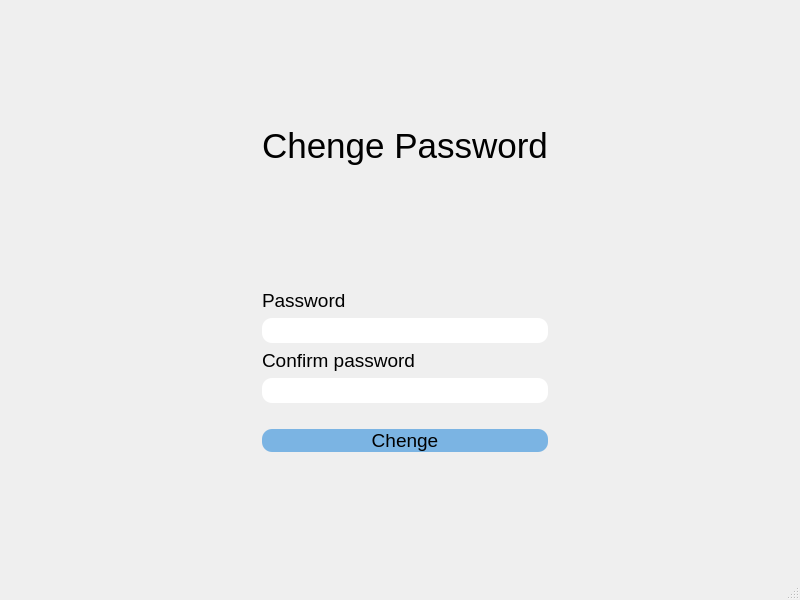
<?xml version="1.0" encoding="UTF-8"?>
<ui version="4.0">
 <class>chengPassword</class>
 <widget class="QMainWindow" name="chengPassword">
  <property name="geometry">
   <rect>
    <x>0</x>
    <y>0</y>
    <width>800</width>
    <height>600</height>
   </rect>
  </property>
  <property name="windowTitle">
   <string>MainWindow</string>
  </property>
  <widget class="QWidget" name="centralwidget">
   <layout class="QHBoxLayout" name="horizontalLayout_2">
    <item>
     <spacer name="horizontalSpacer_2">
      <property name="orientation">
       <enum>Qt::Horizontal</enum>
      </property>
      <property name="sizeHint" stdset="0">
       <size>
        <width>253</width>
        <height>20</height>
       </size>
      </property>
     </spacer>
    </item>
    <item>
     <layout class="QVBoxLayout" name="verticalLayout_3">
      <item>
       <spacer name="verticalSpacer_2">
        <property name="orientation">
         <enum>Qt::Vertical</enum>
        </property>
        <property name="sizeHint" stdset="0">
         <size>
          <width>20</width>
          <height>40</height>
         </size>
        </property>
       </spacer>
      </item>
      <item>
       <widget class="QLabel" name="label_Title">
        <property name="font">
         <font>
          <pointsize>26</pointsize>
         </font>
        </property>
        <property name="text">
         <string>Chenge Password</string>
        </property>
        <property name="alignment">
         <set>Qt::AlignCenter</set>
        </property>
       </widget>
      </item>
      <item>
       <spacer name="verticalSpacer_3">
        <property name="orientation">
         <enum>Qt::Vertical</enum>
        </property>
        <property name="sizeHint" stdset="0">
         <size>
          <width>20</width>
          <height>40</height>
         </size>
        </property>
       </spacer>
      </item>
      <item>
       <layout class="QVBoxLayout" name="verticalLayout"/>
      </item>
      <item>
       <layout class="QVBoxLayout" name="verticalLayout_2">
        <item>
         <widget class="QLabel" name="label_password">
          <property name="font">
           <font>
            <pointsize>14</pointsize>
           </font>
          </property>
          <property name="text">
           <string>Password</string>
          </property>
         </widget>
        </item>
        <item>
         <widget class="QLineEdit" name="lineEdit_password">
          <property name="font">
           <font>
            <pointsize>14</pointsize>
           </font>
          </property>
          <property name="styleSheet">
           <string notr="true">border-radius:10px;
padding:20px 5px  20px 5pxl;
</string>
          </property>
          <property name="echoMode">
           <enum>QLineEdit::Password</enum>
          </property>
         </widget>
        </item>
       </layout>
      </item>
      <item>
       <layout class="QVBoxLayout" name="verticalLayout_4">
        <item>
         <widget class="QLabel" name="label_confirm_password">
          <property name="font">
           <font>
            <pointsize>14</pointsize>
           </font>
          </property>
          <property name="text">
           <string>Confirm password</string>
          </property>
         </widget>
        </item>
        <item>
         <widget class="QLineEdit" name="lineEdit_confirm_password">
          <property name="font">
           <font>
            <pointsize>14</pointsize>
           </font>
          </property>
          <property name="styleSheet">
           <string notr="true">border-radius:10px;
padding:20px 5px  20px 5pxl;
</string>
          </property>
          <property name="echoMode">
           <enum>QLineEdit::Password</enum>
          </property>
         </widget>
        </item>
       </layout>
      </item>
      <item>
       <widget class="QPushButton" name="pushButton">
        <property name="font">
         <font>
          <pointsize>14</pointsize>
         </font>
        </property>
        <property name="styleSheet">
         <string notr="true">background-color:#7BB4E3;
border-radius:10px;
padding:20px 0 20px 0l;
margin:20px 0 0 0;</string>
        </property>
        <property name="text">
         <string>Chenge</string>
        </property>
       </widget>
      </item>
      <item>
       <spacer name="verticalSpacer">
        <property name="orientation">
         <enum>Qt::Vertical</enum>
        </property>
        <property name="sizeHint" stdset="0">
         <size>
          <width>20</width>
          <height>40</height>
         </size>
        </property>
       </spacer>
      </item>
     </layout>
    </item>
    <item>
     <spacer name="horizontalSpacer">
      <property name="orientation">
       <enum>Qt::Horizontal</enum>
      </property>
      <property name="sizeHint" stdset="0">
       <size>
        <width>237</width>
        <height>20</height>
       </size>
      </property>
     </spacer>
    </item>
   </layout>
  </widget>
  <widget class="QMenuBar" name="menubar">
   <property name="geometry">
    <rect>
     <x>0</x>
     <y>0</y>
     <width>800</width>
     <height>21</height>
    </rect>
   </property>
  </widget>
  <widget class="QStatusBar" name="statusbar"/>
 </widget>
 <resources/>
 <connections/>
</ui>
